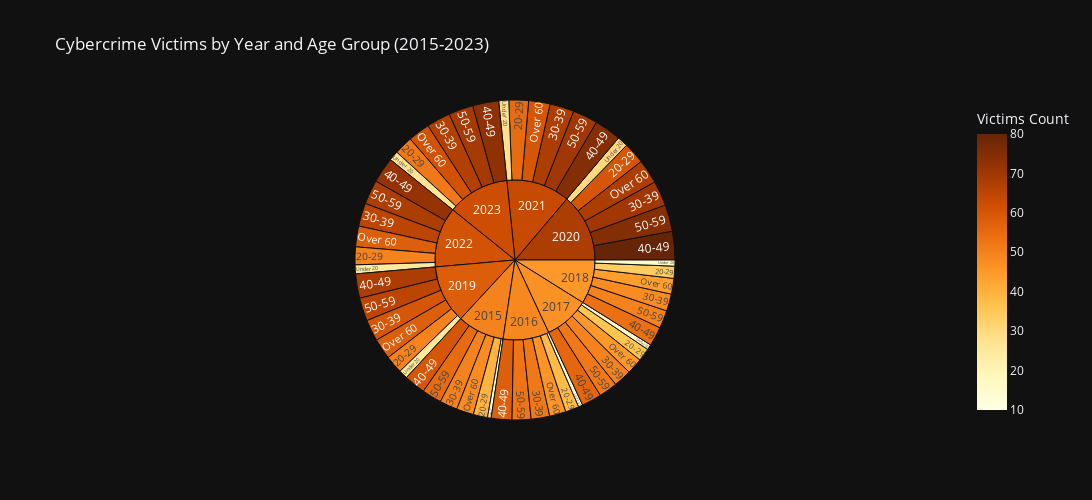

The cell this chart's notebook holds for it:
### Code cell
df = pd.read_csv('cybercrime_victims_by_year_age.csv')

# Create the Sunburst Chart
sunburst_fig = px.sunburst(df, 
                       path=['Year', 'Age Group'], 
                       values='Victims Count', 
                       title='Cybercrime Victims by Year and Age Group (2015-2023)',
                       color='Victims Count',
                       color_continuous_scale='YlOrBr',  # Change this to a different color scale
                       branchvalues='total',
                       template='plotly_dark')
sunburst_fig.update_layout(
   
    width=1250,  # Set the width of the plot
    height=500,  # Set the height of the plot
)



# Show the chart
sunburst_fig.show()

### Figure 1 — Plotly figure (JSON) as saved in the notebook; plotly's stock layout.template omitted (floating-point values rounded to 4 significant figures)
{"data": [{"branchvalues": "total", "customdata": [[40], [38], [36], [34], [50], [60], [55], [50], [52], [50], [52], [50], [48], [60], [70], [68], [65], [67], [60], [58], [56], [54], [68], [80], [75], [72], [73], [55], [53], [52], [50], [65], [75], [70], [68], [69], [48], [46], [45], [44], [58], [68], [60], [58], [61], [10], [12], [15], [17], [25], [30], [28], [25], [27], [49.92], [48.58], [46.8], [44.94], [58.09], [68.01], [63.37], [60.72], [62.27]], "domain": {"x": [0, 1], "y": [0, 1]}, "hovertemplate": "labels=%{label}<br>Victims Count_sum=%{value}<br>parent=%{parent}<br>id=%{id}<br>Victims Count=%{color}<extra></extra>", "ids": ["2015/20-29", "2016/20-29", "2017/20-29", "2018/20-29", "2019/20-29", "2020/20-29", "2021/20-29", "2022/20-29", "2023/20-29", "2015/30-39", "2016/30-39", "2017/30-39", "2018/30-39", "2019/30-39", "2020/30-39", "2021/30-39", "2022/30-39", "2023/30-39", "2015/40-49", "2016/40-49", "2017/40-49", "2018/40-49", "2019/40-49", "2020/40-49", "2021/40-49", "2022/40-49", "2023/40-49", "2015/50-59", "2016/50-59", "2017/50-59", "2018/50-59", "2019/50-59", "2020/50-59", "2021/50-59", "2022/50-59", "2023/50-59", "2015/Over 60", "2016/Over 60", "2017/Over 60", "2018/Over 60", "2019/Over 60", "2020/Over 60", "2021/Over 60", "2022/Over 60", "2023/Over 60", "2015/Under 20", "2016/Under 20", "2017/Under 20", "2018/Under 20", "2019/Under 20", "2020/Under 20", "2021/Under 20", "2022/Under 20", "2023/Under 20", "2015", "2016", "2017", "2018", "2019", "2020", "2021", "2022", "2023"], "labels": ["20-29", "20-29", "20-29", "20-29", "20-29", "20-29", "20-29", "20-29", "20-29", "30-39", "30-39", "30-39", "30-39", "30-39", "30-39", "30-39", "30-39", "30-39", "40-49", "40-49", "40-49", "40-49", "40-49", "40-49", "40-49", "40-49", "40-49", "50-59", "50-59", "50-59", "50-59", "50-59", "50-59", "50-59", "50-59", "50-59", "Over 60", "Over 60", "Over 60", "Over 60", "Over 60", "Over 60", "Over 60", "Over 60", "Over 60", "Under 20", "Under 20", "Under 20", "Under 20", "Under 20", "Under 20", "Under 20", "Under 20", "Under 20", "2015", "2016", "2017", "2018", "2019", "2020", "2021", "2022", "2023"], "marker": {"coloraxis": "coloraxis", "colors": [40, 38, 36, 34, 50, 60, 55, 50, 52, 50, 52, 50, 48, 60, 70, 68, 65, 67, 60, 58, 56, 54, 68, 80, 75, 72, 73, 55, 53, 52, 50, 65, 75, 70, 68, 69, 48, 46, 45, 44, 58, 68, 60, 58, 61, 10, 12, 15, 17, 25, 30, 28, 25, 27, 49.92, 48.58, 46.8, 44.94, 58.09, 68.01, 63.37, 60.72, 62.27]}, "name": "", "parents": ["2015", "2016", "2017", "2018", "2019", "2020", "2021", "2022", "2023", "2015", "2016", "2017", "2018", "2019", "2020", "2021", "2022", "2023", "2015", "2016", "2017", "2018", "2019", "2020", "2021", "2022", "2023", "2015", "2016", "2017", "2018", "2019", "2020", "2021", "2022", "2023", "2015", "2016", "2017", "2018", "2019", "2020", "2021", "2022", "2023", "2015", "2016", "2017", "2018", "2019", "2020", "2021", "2022", "2023", "", "", "", "", "", "", "", "", ""], "type": "sunburst", "values": [40, 38, 36, 34, 50, 60, 55, 50, 52, 50, 52, 50, 48, 60, 70, 68, 65, 67, 60, 58, 56, 54, 68, 80, 75, 72, 73, 55, 53, 52, 50, 65, 75, 70, 68, 69, 48, 46, 45, 44, 58, 68, 60, 58, 61, 10, 12, 15, 17, 25, 30, 28, 25, 27, 263, 259, 254, 247, 326, 383, 356, 338, 349]}], "layout": {"coloraxis": {"colorbar": {"title": {"text": "Victims Count"}}, "colorscale": [[0, "rgb(255,255,229)"], [0.125, "rgb(255,247,188)"], [0.25, "rgb(254,227,145)"], [0.375, "rgb(254,196,79)"], [0.5, "rgb(254,153,41)"], [0.625, "rgb(236,112,20)"], [0.75, "rgb(204,76,2)"], [0.875, "rgb(153,52,4)"], [1, "rgb(102,37,6)"]]}, "height": 500, "legend": {"tracegroupgap": 0}, "title": {"text": "Cybercrime Victims by Year and Age Group (2015-2023)"}, "width": 1250}}
